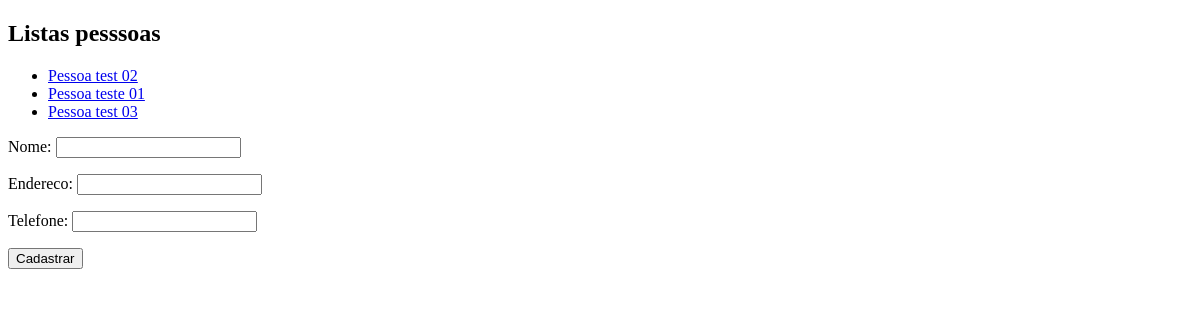
The app's page /core/pessoa/, older data.
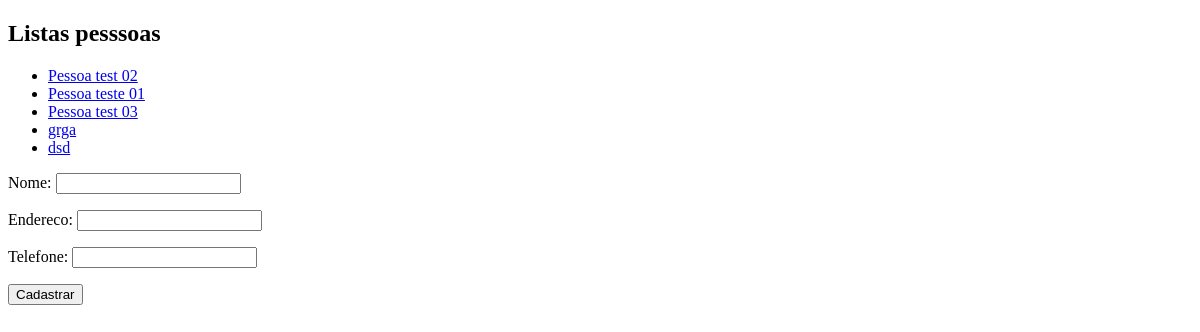
The same page, newer data.
### core/models.py (models this page shows, shortened)
class Pessoa(models.Model):
    nome = models.CharField(max_length=100)
    endereco = models.CharField(max_length=200)
    telefone = models.CharField(max_length=20)

### core/views.py (the view)
# urls.py: path('pessoa/', lista_pessoas, name='core_lista_pessoas'),
def lista_pessoas(request):
    pessoas = Pessoa.objects.all()
    form = PessoaForm()  # Passando o valor do banco para a var form
    data = {'pessoa': pessoas, 'form': form}
    return render(request, 'core/listas_pessoas.html', data)

### core/form.py
class PessoaForm(ModelForm):
    class Meta:
        model = Pessoa  # Puxando o nome do modelo do banco
        fields = '__all__'  # Selecionando todos os campos do modelo Pessoa

### core/templates/core/listas_pessoas.html (shortened to what this page needs)
<!DOCTYPE html>
<html lang="en">
<head>
</head>
<body>
    <h2>Listas pesssoas</h2>
    <ul>
        {% for pessoas in pessoa%}
        <li>
            <a href="{% url 'core_pessoa_novo' %}">{{ pessoas.nome }} </a>
        </li>
        {% endfor %}
    </ul>
    <form action="{% url 'core_pessoa_novo' %}" method='POST'>
        {{form.as_p}}
        <button type='submit'>Cadastrar</button>
    </form>
</body>
</html>

Row changes from the older to the newer data that the page shows:
added Pessoa: nome "grga"
added Pessoa: nome "dsd"
